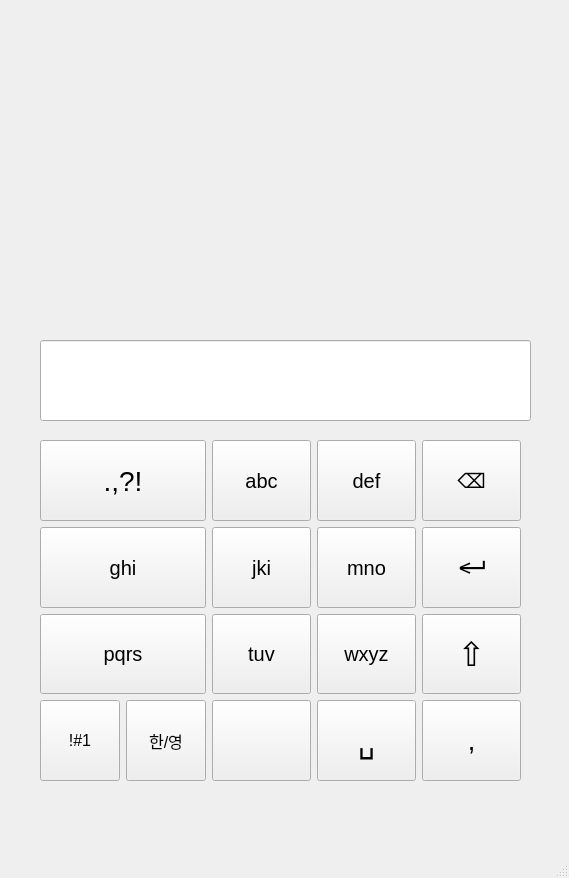
<?xml version="1.0" encoding="UTF-8"?>
<ui version="4.0">
 <class>MainWindow</class>
 <widget class="QMainWindow" name="MainWindow">
  <property name="geometry">
   <rect>
    <x>0</x>
    <y>0</y>
    <width>569</width>
    <height>878</height>
   </rect>
  </property>
  <property name="windowTitle">
   <string>MainWindow</string>
  </property>
  <widget class="QWidget" name="centralwidget">
   <widget class="QLineEdit" name="lineEdit">
    <property name="geometry">
     <rect>
      <x>40</x>
      <y>340</y>
      <width>491</width>
      <height>81</height>
     </rect>
    </property>
    <property name="font">
     <font>
      <pointsize>20</pointsize>
     </font>
    </property>
   </widget>
   <widget class="QWidget" name="layoutWidget">
    <property name="geometry">
     <rect>
      <x>40</x>
      <y>440</y>
      <width>481</width>
      <height>341</height>
     </rect>
    </property>
    <property name="font">
     <font>
      <pointsize>15</pointsize>
     </font>
    </property>
    <layout class="QGridLayout" name="gridLayout_2">
     <item row="3" column="5">
      <widget class="QPushButton" name="btnComma">
       <property name="sizePolicy">
        <sizepolicy hsizetype="Expanding" vsizetype="Expanding">
         <horstretch>0</horstretch>
         <verstretch>0</verstretch>
        </sizepolicy>
       </property>
       <property name="font">
        <font>
         <pointsize>20</pointsize>
        </font>
       </property>
       <property name="text">
        <string>,</string>
       </property>
      </widget>
     </item>
     <item row="1" column="5">
      <widget class="QPushButton" name="btnEnter">
       <property name="sizePolicy">
        <sizepolicy hsizetype="Expanding" vsizetype="Expanding">
         <horstretch>0</horstretch>
         <verstretch>0</verstretch>
        </sizepolicy>
       </property>
       <property name="font">
        <font>
         <pointsize>26</pointsize>
        </font>
       </property>
       <property name="text">
        <string>↵</string>
       </property>
       <property name="checkable">
        <bool>true</bool>
       </property>
      </widget>
     </item>
     <item row="0" column="3">
      <widget class="QPushButton" name="btnABC">
       <property name="sizePolicy">
        <sizepolicy hsizetype="Expanding" vsizetype="Expanding">
         <horstretch>0</horstretch>
         <verstretch>0</verstretch>
        </sizepolicy>
       </property>
       <property name="font">
        <font>
         <pointsize>15</pointsize>
        </font>
       </property>
       <property name="text">
        <string>abc</string>
       </property>
      </widget>
     </item>
     <item row="0" column="5">
      <widget class="QPushButton" name="btnDelete">
       <property name="sizePolicy">
        <sizepolicy hsizetype="Expanding" vsizetype="Expanding">
         <horstretch>0</horstretch>
         <verstretch>0</verstretch>
        </sizepolicy>
       </property>
       <property name="font">
        <font>
         <pointsize>15</pointsize>
        </font>
       </property>
       <property name="text">
        <string>⌫</string>
       </property>
      </widget>
     </item>
     <item row="1" column="3">
      <widget class="QPushButton" name="btnJKL">
       <property name="sizePolicy">
        <sizepolicy hsizetype="Expanding" vsizetype="Expanding">
         <horstretch>0</horstretch>
         <verstretch>0</verstretch>
        </sizepolicy>
       </property>
       <property name="font">
        <font>
         <pointsize>15</pointsize>
        </font>
       </property>
       <property name="text">
        <string>jki</string>
       </property>
      </widget>
     </item>
     <item row="0" column="4">
      <widget class="QPushButton" name="btnDEF">
       <property name="sizePolicy">
        <sizepolicy hsizetype="Expanding" vsizetype="Expanding">
         <horstretch>0</horstretch>
         <verstretch>0</verstretch>
        </sizepolicy>
       </property>
       <property name="font">
        <font>
         <pointsize>15</pointsize>
        </font>
       </property>
       <property name="text">
        <string>def</string>
       </property>
      </widget>
     </item>
     <item row="3" column="4">
      <widget class="QPushButton" name="btnSpace">
       <property name="sizePolicy">
        <sizepolicy hsizetype="Expanding" vsizetype="Expanding">
         <horstretch>0</horstretch>
         <verstretch>0</verstretch>
        </sizepolicy>
       </property>
       <property name="font">
        <font>
         <pointsize>26</pointsize>
        </font>
       </property>
       <property name="text">
        <string>␣</string>
       </property>
      </widget>
     </item>
     <item row="2" column="3">
      <widget class="QPushButton" name="btnTUV">
       <property name="sizePolicy">
        <sizepolicy hsizetype="Expanding" vsizetype="Expanding">
         <horstretch>0</horstretch>
         <verstretch>0</verstretch>
        </sizepolicy>
       </property>
       <property name="font">
        <font>
         <pointsize>15</pointsize>
        </font>
       </property>
       <property name="text">
        <string>tuv</string>
       </property>
      </widget>
     </item>
     <item row="2" column="1">
      <widget class="QPushButton" name="btnPQRS">
       <property name="sizePolicy">
        <sizepolicy hsizetype="Expanding" vsizetype="Expanding">
         <horstretch>0</horstretch>
         <verstretch>0</verstretch>
        </sizepolicy>
       </property>
       <property name="font">
        <font>
         <pointsize>15</pointsize>
        </font>
       </property>
       <property name="text">
        <string>pqrs</string>
       </property>
      </widget>
     </item>
     <item row="2" column="5">
      <widget class="QPushButton" name="btnShift">
       <property name="sizePolicy">
        <sizepolicy hsizetype="Expanding" vsizetype="Expanding">
         <horstretch>0</horstretch>
         <verstretch>0</verstretch>
        </sizepolicy>
       </property>
       <property name="font">
        <font>
         <pointsize>25</pointsize>
        </font>
       </property>
       <property name="text">
        <string>⇧</string>
       </property>
       <property name="checkable">
        <bool>true</bool>
       </property>
      </widget>
     </item>
     <item row="1" column="1">
      <widget class="QPushButton" name="btnGHI">
       <property name="sizePolicy">
        <sizepolicy hsizetype="Expanding" vsizetype="Expanding">
         <horstretch>0</horstretch>
         <verstretch>0</verstretch>
        </sizepolicy>
       </property>
       <property name="font">
        <font>
         <pointsize>15</pointsize>
        </font>
       </property>
       <property name="text">
        <string>ghi</string>
       </property>
      </widget>
     </item>
     <item row="2" column="4">
      <widget class="QPushButton" name="btnWXYZ">
       <property name="sizePolicy">
        <sizepolicy hsizetype="Expanding" vsizetype="Expanding">
         <horstretch>0</horstretch>
         <verstretch>0</verstretch>
        </sizepolicy>
       </property>
       <property name="font">
        <font>
         <pointsize>15</pointsize>
        </font>
       </property>
       <property name="text">
        <string>wxyz</string>
       </property>
      </widget>
     </item>
     <item row="0" column="1">
      <widget class="QPushButton" name="btnSpecialMark">
       <property name="sizePolicy">
        <sizepolicy hsizetype="Expanding" vsizetype="Expanding">
         <horstretch>0</horstretch>
         <verstretch>0</verstretch>
        </sizepolicy>
       </property>
       <property name="font">
        <font>
         <pointsize>21</pointsize>
        </font>
       </property>
       <property name="text">
        <string>.,?!</string>
       </property>
      </widget>
     </item>
     <item row="1" column="4">
      <widget class="QPushButton" name="btnMNO">
       <property name="sizePolicy">
        <sizepolicy hsizetype="Expanding" vsizetype="Expanding">
         <horstretch>0</horstretch>
         <verstretch>0</verstretch>
        </sizepolicy>
       </property>
       <property name="font">
        <font>
         <pointsize>15</pointsize>
        </font>
       </property>
       <property name="text">
        <string>mno</string>
       </property>
      </widget>
     </item>
     <item row="3" column="3">
      <widget class="QPushButton" name="btnMark">
       <property name="sizePolicy">
        <sizepolicy hsizetype="Expanding" vsizetype="Expanding">
         <horstretch>0</horstretch>
         <verstretch>0</verstretch>
        </sizepolicy>
       </property>
       <property name="font">
        <font>
         <pointsize>15</pointsize>
        </font>
       </property>
       <property name="text">
        <string/>
       </property>
      </widget>
     </item>
     <item row="3" column="1">
      <layout class="QHBoxLayout" name="horizontalLayout">
       <item>
        <widget class="QPushButton" name="btnNumber">
         <property name="sizePolicy">
          <sizepolicy hsizetype="Expanding" vsizetype="Expanding">
           <horstretch>0</horstretch>
           <verstretch>0</verstretch>
          </sizepolicy>
         </property>
         <property name="font">
          <font>
           <pointsize>12</pointsize>
          </font>
         </property>
         <property name="text">
          <string>!#1</string>
         </property>
         <property name="iconSize">
          <size>
           <width>16</width>
           <height>16</height>
          </size>
         </property>
        </widget>
       </item>
       <item>
        <widget class="QPushButton" name="btnLanguage">
         <property name="sizePolicy">
          <sizepolicy hsizetype="Fixed" vsizetype="Expanding">
           <horstretch>0</horstretch>
           <verstretch>0</verstretch>
          </sizepolicy>
         </property>
         <property name="font">
          <font>
           <pointsize>12</pointsize>
          </font>
         </property>
         <property name="text">
          <string>한/영</string>
         </property>
        </widget>
       </item>
      </layout>
     </item>
    </layout>
   </widget>
  </widget>
  <widget class="QMenuBar" name="menubar">
   <property name="geometry">
    <rect>
     <x>0</x>
     <y>0</y>
     <width>569</width>
     <height>23</height>
    </rect>
   </property>
  </widget>
  <widget class="QStatusBar" name="statusbar"/>
 </widget>
 <resources/>
 <connections/>
</ui>
